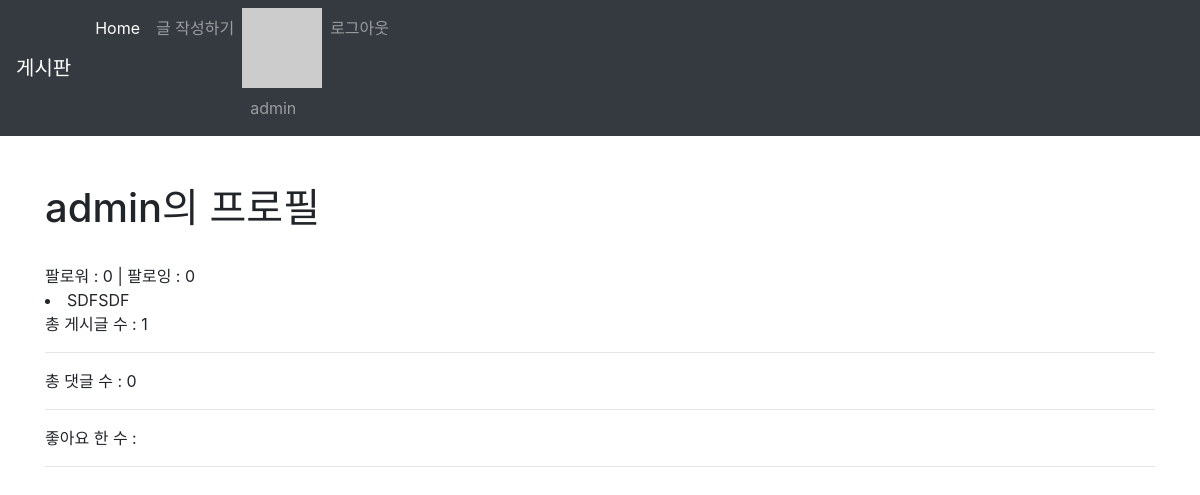
Before: /accounts/1/profile/ (signed in) with the older database file.
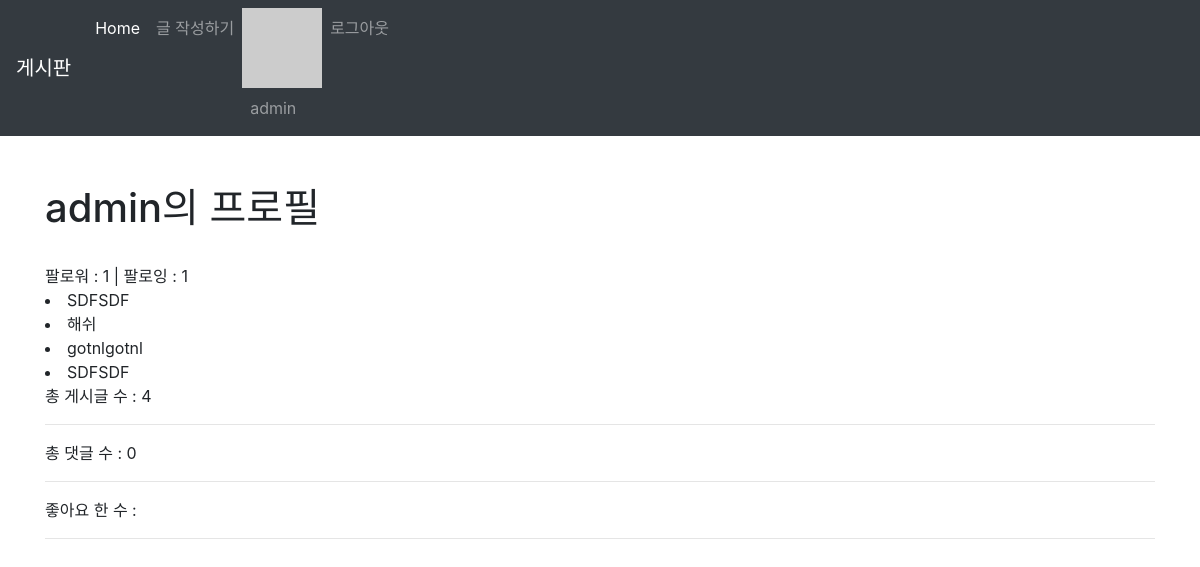
After: the same page with the newer database file.
### accounts/models.py (models this page shows)
class User(AbstractUser):
    followers = models.ManyToManyField(settings.AUTH_USER_MODEL, related_name='followings', blank=True)

### articles/models.py (models this page shows, shortened)
class Article(models.Model):
    title = models.CharField(max_length=10)
    content = models.TextField()
    image = models.ImageField(blank=True)
    image_thumbnail = ImageSpecField(
        processors=[ResizeToFit(300, 300)],
        format='JPEG',
        options={'quality': 80}
    )
    created_at = models.DateTimeField(auto_now_add=True)
    updated_at = models.DateTimeField(auto_now=True)
    user = models.ForeignKey(settings.AUTH_USER_MODEL, on_delete=models.CASCADE)
    like_users = models.ManyToManyField(settings.AUTH_USER_MODEL, related_name='like_articles', blank=True)
    hashtags = models.ManyToManyField(HashTag, blank=True, related_name='articles')

### accounts/views.py (the view)
# urls.py: path('<int:account_pk>/profile/', views.profile, name='profile'),
def profile(request, account_pk):
    User = get_user_model()
    user = get_object_or_404(User, pk=account_pk)
    context = {
        'user_profile': user
    }
    return render(request, 'accounts/profile.html', context)

### articles/templatetags/gravatar.py (called while the page is built)
@register.filter
def makehash(user):
    email = user.email
    social_user = user.socialaccount_set.all().first()
    if social_user:
        return social_user.extra_data.get('properties').get('profile_image')
    return "https://www.gravatar.com/avatar/" + hashlib.md5(email.strip().lower().encode('utf-8')).hexdigest()

### accounts/templates/accounts/profile.html (shortened to what this page needs)
{% extends 'articles/base.html' %}
{% load bootstrap4 %}
{% block body %}
  <h1>{{ user_profile.username }}의 프로필 </h1>
  <br>
  {% with user_profile.followers.all as followers %}
  <span>팔로워 : {{followers|length}} | 팔로잉 : {{user_profile.followings.count}}</span>
  <br>
  {% endwith%}
  {% if user == user_profile %}
  {% for article in user_profile.article_set.all %}
    <li>{{article.title}}</li>
  {% endfor %}
  <p>총 게시글 수 : {{user_profile.article_set.count}}</p>
  <hr>
  <p>총 댓글 수 : {{user_profile.comment_set.count}}</p>
  <hr>
  <p>좋아요 한 수 : {{user_profile.like_article.count}}</p>
  <hr>
{% endif %}
{% endblock %}

### articles/templates/_navbar.html (shortened to what this page needs)
<nav class="navbar navbar-expand-lg navbar-dark bg-dark">
  <a class="navbar-brand" href="{% url 'articles:index' %}">게시판</a>
  <div class="collapse navbar-collapse" id="navbarNav">
    <ul class="navbar-nav">
      <li class="nav-item active">
        <a class="nav-link" href="{% url 'articles:index' %}">Home <span class="sr-only">(current)</span></a>
      </li>
      {% if user.is_authenticated %}
      <li class="nav-item">
        <a class="nav-link" href="{% url 'articles:create' %}">글 작성하기</a>
      </li>
      <li class="nav-item">
        {% load gravatar %}
        <img src="{{ user|makehash }}" alt="">
        <a class="nav-link" href="{% url 'accounts:profile' user.id %}">{{ user.username }}</a>
      </li>
      <li class="nav-item">
        <a class="nav-link" href="{% url 'accounts:logout' %}">로그아웃</a>
      </li>
      {% endif%}
    </ul>
  </div>
</nav>

Changed rows visible on the page:
changed User "admin": followings.count "0" → "1"; article_set.count "1" → "4"
added Article: title "해쉬"
added Article: title "gotnlgotnl"
added Article: title "SDFSDF"
Other visible differences:
{{ followers|length }}: "0" → "1"
